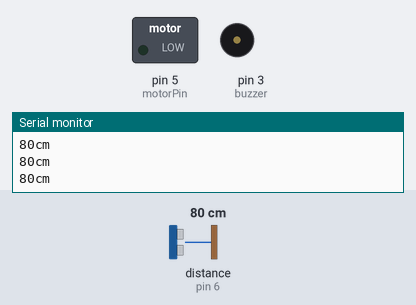
Bench run of a sketch on a simulated Arduino Uno, built with avr-gcc and run on an emulated ATmega328P. On the bench: switched loads named in the sketch (green lamp = pin HIGH), buzzer (waves = sounding, pin HIGH), the last lines printed to the serial monitor. Wiring (inferred from the names in the program): ultrasonic range finder: trigger pin 7; echo pin 6. Dashed ring = blinking. Inputs (shaded band) come from the test bench; at power-on: distance to the obstacle (sensor on pin 6) 80 cm. The echo pulse lasts 58.3 µs per cm; pins used as bus, display or sensor lines are not drawn.

Above: at 1.2 s.
1.3 s: distance to the obstacle (sensor on pin 6) set to 57 cm
4.3 s: distance to the obstacle (sensor on pin 6) set to 49 cm
At 4.41 s:
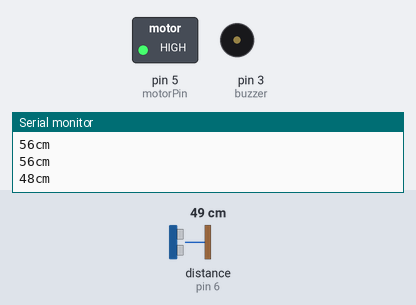
7.3 s: distance to the obstacle (sensor on pin 6) set to 60 cm
At 8.5 s:
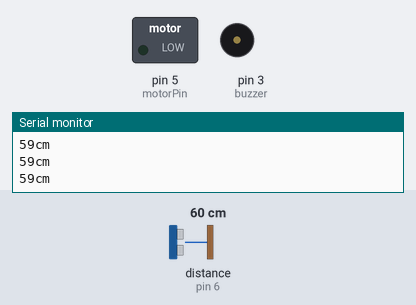
8.8 s: distance to the obstacle (sensor on pin 6) set to 35 cm
At 8.9 s:
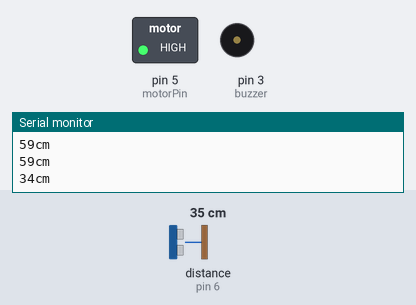
Timing chart, 0 to 12.8 s (numbered marks = the images above; inputs shaded):
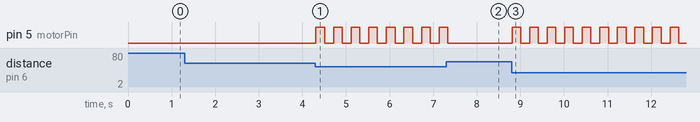

The sketch:

Smartstick.ino
```cpp
#define trigPin 7
#define echoPin 6
#define motorPin 5
#define buzzer 3

int sound = 1000;

void setup()
{
  Serial.begin(9600);// to use the serial monitor
  pinMode(trigPin, OUTPUT);
  pinMode(echoPin, INPUT);
  pinMode(motorPin, OUTPUT);
  pinMode(buzzer,OUTPUT);
}

void loop()
{
  int duration,distance;
  digitalWrite(trigPin, HIGH);
  delayMicroseconds(10);
  digitalWrite(trigPin, LOW);
  duration = pulseIn(echoPin, HIGH);
  distance = (duration/2)/29.1;
  Serial.print(distance);//to print the distance on the serial monitor
  Serial.println("cm");

  // to make the motor vibrate depending on the distance
  // if the ultrasonic sensor is too far from the obstacle it will vibrate slowly
  // if the ultrasonic sensor is very close to the obstacle it will vibrate very fast

    if(distance <= 50 && distance >= 30)
    {
      // to make the motor vibrate
    digitalWrite(motorPin, HIGH); // making the motor on

    delay(200);
    digitalWrite(motorPin, LOW);// making the motor off
    delay(200);
    sound = 200;
    }
    else if(distance < 29 && distance >= 20)
    {
    digitalWrite(motorPin, HIGH);
    delay(100);
    digitalWrite(motorPin, LOW);
    delay(100);
    sound = 400;
   }
    else if(distance < 19 && distance >= 10)
    {

    digitalWrite(motorPin, HIGH);
    delay(100);
    digitalWrite(motorPin, LOW);
    delay(100);
    sound = 600;
   }

    else if(distance < 9 && distance >= 1)
    {

    digitalWrite(motorPin, HIGH);
    delay(100);
    digitalWrite(motorPin, LOW);
    delay(100);
    sound = 800;
   }
    else if(distance < 0){


    digitalWrite(motorPin, HIGH);
    delay(50);
    digitalWrite(motorPin, LOW);
    delay(50);
    sound=1000;
  }
  else
  {
    digitalWrite(motorPin, LOW);
  }
}
```

Measured:
- the behaviour switches between 52 and 51 cm on distance to the obstacle (sensor on pin 6) (found by bisection; images 0 and 1)
- after the input at 4.3 s, pin 5 (motorPin): alternates HIGH for 0.20 s and LOW for 0.20 s, starting at once
- after the input at 7.3 s, pin 5 (motorPin): goes on until 7.3 s, then stays LOW
- after the input at 8.8 s, pin 5 (motorPin): alternates HIGH for 0.20 s and LOW for 0.20 s, starting at once
